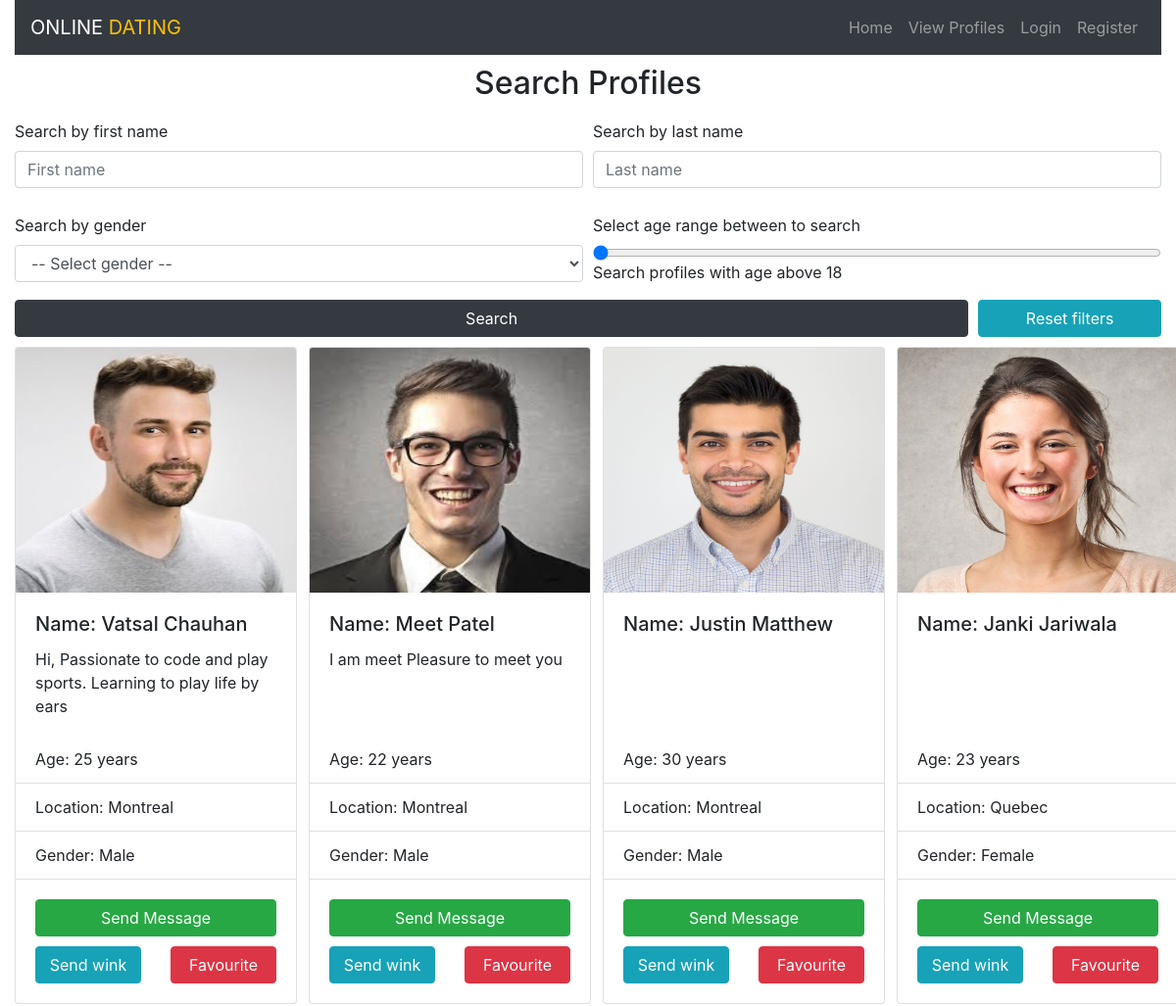
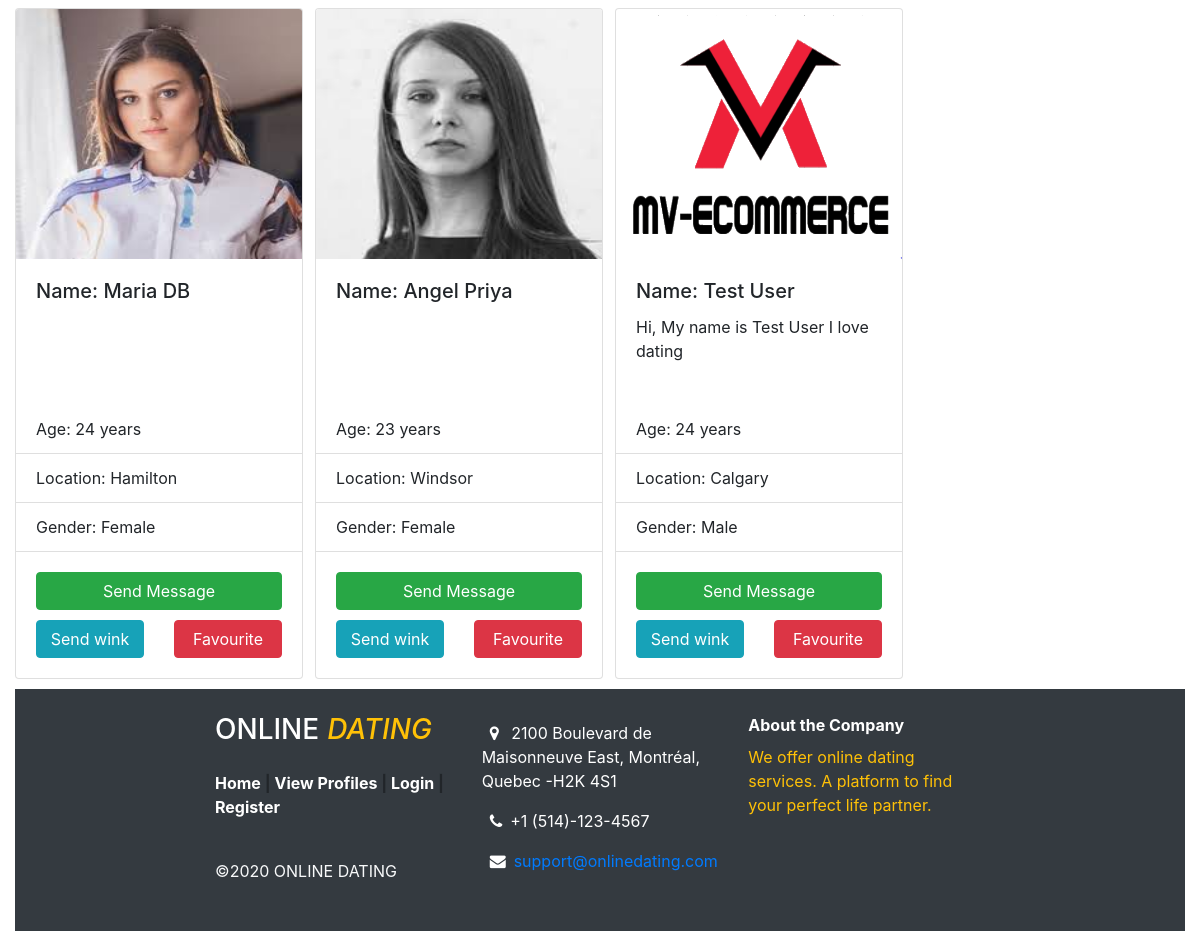
The app's page /view-profiles.php with its own data (2 pictures, top to bottom).
### tables this page shows
CREATE TABLE `profile` (
  `id` int(50) NOT NULL,
  `email` varchar(500) NOT NULL,
  `password` varchar(500) NOT NULL,
  `firstName` varchar(50) NOT NULL,
  `lastName` varchar(50) NOT NULL,
  `city` varchar(50) NOT NULL,
  `bio` varchar(500) NOT NULL,
  `birthDate` date NOT NULL,
  `gender` varchar(50) NOT NULL,
  `imgUrl` text NOT NULL,
  `receive_notification` tinyint(1) NOT NULL DEFAULT 0,
  `user_role` text NOT NULL,
  `created_date` datetime NOT NULL DEFAULT current_timestamp(),
  `modified_date` datetime DEFAULT NULL
);

### view-profiles.php (the view, shortened to what this page needs)
<?php
$connection = getConnection();
$firstName = "";
$lastName = "";
$gender = "";
$ageToSearch = "18";
$query = "select * from profile ";
$profileListStmt = $connection->prepare($query);
$profileListStmt->execute();
$profileList = $profileListStmt->fetchAll();
?>
<!doctype html>
<html lang="en">
<head>
    <?php include("./includes/header.php") ?>
    <link href="./css/style.css" rel="stylesheet" type="text/css">
</head>
<body>
<div class="container-fluid wrapper">
    <?php
    include("./includes/nav-bar.php")
    ?>
    <div class="mb15">
        <div class="row mt-10 mb-10">
            <div class="col-md-12 text-center">
                <h2>Search Profiles</h2>
            </div>
        </div>
        <div class="row mb-10">
            <div class="col-md-12">
                <form method="post" action="view-profiles.php">
                    <div class="form-row mb-10">
                        <div class="col">
                            <div class="form-group">
                                <label for="firsName">Search by first name</label>
                                <input name="firstName" id="firstName" type="text" class="form-control"
                                       placeholder="First name" value="<?= $firstName ?>">
                            </div>
                        </div>
                        <div class="col">
                            <div class="form-group">
                                <label for="lastName">Search by last name</label>
                                <input name="lastName" id="lastName" type="text" class="form-control"
                                       placeholder="Last name" value="<?= $lastName ?>">
                            </div>
                        </div>
                    </div>
                    <div class="form-row">
                        <div class="col">
                            <div class="form-group">
                                <label for="gender">Search by gender</label>
                                <select id="gender" class="form-control" name="gender">
                                    <option value="" <?php if (empty($gender)) {
                                        echo "selected";
                                    } ?>>-- Select gender
                                        --
                                    </option>
                                </select>
                            </div>
                        </div>
                        <div class="col">
                            <div class="form-group">
                                <label for="formControlRange">Select age range between to search</label>
                                <input type="range" min="18" value="<?= $ageToSearch ?>" max="90"
                                       class="form-control-range" name="age"
                                       id="ageInputId">
                                <output name="ageOutputName" id="ageOutputId">Search profiles with age above 18</output>
                            </div>
                        </div>
                    </div>
                    <div class="form-row">
                        <div class="col-md-10 col-sm-12">
                            <input type="submit" name="Search" value="Search" class="btn btn-dark w-100"/>
                        </div>
                        <div class="col-md-2 col-sm-12">
                            <input type="submit" name="Reset" value="Reset filters" class="btn btn-info w-100"/>
                        </div>
                    </div>
                </form>
            </div>
        </div>
        <?php
        if (count($profileList) > 0) {
            $counter = 0;
            foreach ($profileList as $profile) {
                $counter++;
                if ($counter === 1) {
                    echo '<div class="row mb-10">';
                }
                ?>
                <div class="col-md-3">
                    <div class="card card-container">
                        <img class="card-img-top"
                             src="<?= $profile["imgUrl"] ?>"
                             alt="profile image">
                        <div class="card-body">
                            <h5 class="card-title">Name: <?= $profile["firstName"] . ' ' . $profile['lastName'] ?></h5>
                            <p class="card-text bio-desc-container"><?= $profile["bio"] ?></p>
                        </div>
                        <ul class="list-group list-group-flush">
                            <li class="list-group-item">Age: <?php
                                try {
                                    $birthDay = new DateTime($profile["birthDate"]);
                                    $today = new Datetime(date('y-d-m'));
                                    $diff = $today->diff($birthDay);
                                    echo "$diff->y years";
                                } catch (Exception $e) {
                                }
                                ?></li>
                            <li class="list-group-item">Location: <?= $profile["city"] ?></li>
                            <li class="list-group-item">
                                Gender:
                                <span style="text-transform: capitalize">
                                    <?= $profile["gender"] ?>
                                </span>
                            </li>
                        </ul>
                        <div class="card-body">
                            <?php
                            if ($userId === 0) {
                                ?>
                                <div class="row mb-10">
                                    <div class="col-md-12 col-sm-12">
                                        <button class="btn btn-success w-100" data-toggle="modal"
                                                data-target="#loginModal">
                                            Send Message
                                        </button>
                                    </div>
                                </div>
                                <div class="row">
                                    <div class="col-md-6 col-sm-12">
                                        <button class="btn btn-info w-100" data-toggle="modal"
                                                data-target="#loginModal">
                                            Send wink
                                        </button>
                                    </div>
                                    <div class="col-md-6 col-sm-12">
                                        <button class="btn btn-danger w-100" data-toggle="modal"
                                                data-target="#loginModal">
                                            Favourite
                                        </button>
                                    </div>
                                </div>
                                <?php
                            }
                            ?>
                        </div>
                    </div>
                </div>
                <?php
                if ($counter === 4) {
                    echo '</div>';
                    $counter = 0;
                }
            }
        }
        ?>
    </div>
    <?php include("./includes/footer.php") ?>
</div>
</body>
</html>

### includes/header.php (shortened to what this page needs)
<link rel="stylesheet" href="https://stackpath.bootstrapcdn.com/bootstrap/4.4.1/css/bootstrap.min.css"
>
<link rel="stylesheet" href="https://maxcdn.bootstrapcdn.com/font-awesome/4.7.0/css/font-awesome.min.css">

### includes/nav-bar.php (shortened to what this page needs)
<?php
$userId = 0;
$user = [];
?>
<header>
    <nav class="navbar navbar-dark bg-dark navbar-expand-sm">
        <a class="navbar-brand" href="./index.php">
            ONLINE <span class="text-warning ">DATING</span>
        </a>
        <div class="collapse navbar-collapse justify-content-end" id="navbar-list-2">
            <ul class="navbar-nav">
                <li class="nav-item">
                    <a class="nav-link" href="./index.php">Home</a>
                </li>
                <li class="nav-item">
                    <a class="nav-link" href="./view-profiles.php">View Profiles</a>
                </li>
                <?php
                if ($userId !== 0) {
                    ?>
                    <li class="nav-item">
                        <a class="nav-link" href="./edit-profile.php">Edit Profile</a>
                    </li>
                    <?php
                    if ($user["user_role"] === "premium") {
                        ?>
                        <li class="nav-item">
                            <a class="nav-link" href="./favourite_list.php">Favourite List</a>
                        </li>
                        <?php
                    }
                    ?>
                    <li class="nav-item">
                        <a class="nav-link" href="./logout.php">Logout</a>
                    </li>
                    <?php
                } else {
                    ?>
                    <li class="nav-item">
                        <a class="nav-link" href="./login.php">Login</a>
                    </li>
                    <li class="nav-item">
                        <a class="nav-link" href="./register.php">Register</a>
                    </li>
                    <?php
                }
                ?>
            </ul>
        </div>
    </nav>
</header>

### includes/footer.php (shortened to what this page needs)
<?php
$userId = 0;
?>
<footer class="mt-10 bg-dark">
    <div class="container">
        <div class="row ">
            <div class="col-md-4 text-center text-md-left ">
                <div class="py-0">
                    <h3 class="my-4 text-white">ONLINE<span class="mx-2 font-italic text-warning ">DATING</span>
                    </h3>
                    <p class="footer-links font-weight-bold">
                        <a class="text-white" href="./index.php">Home</a>
                        |
                        <a class="text-white" href="./view-profiles.php">View Profiles</a>
                        <?php
                        if ($userId === 0) {
                            ?>
                            |
                            <a class="text-white" href="./login.php">Login</a>
                            |
                            <a class="text-white" href="./register.php">Register</a>
                            <?php
                        } else {
                            ?>
                            |
                            <a class="text-white" href="./edit-profile.php">Edit Profile</a>
                            <?php
                        }
                        ?>
                    </p>
                    <p class="text-light py-4 mb-4">&copy;<?php echo date("Y"); ?> ONLINE DATING</p>
                </div>
            </div>
            <div class="col-md-4 text-white text-center text-md-left ">
                <div class="py-2 my-4">
                    <div>
                        <p class="text-white"><i class="fa fa-map-marker mx-2 "></i>
                            2100 Boulevard de Maisonneuve East,
                            Montréal,
                            Quebec -H2K 4S1</p>
                    </div>
                    <div>
                        <p><i class="fa fa-phone  mx-2 "></i>+1 (514)-123-4567</p>
                    </div>
                    <div>
                        <p><i class="fa fa-envelope  mx-2"></i><a href="mailto:support@onlinedating.com">support@onlinedating.com</a>
                        </p>
                    </div>
                </div>
            </div>
            <div class="col-md-4 text-white my-4 text-center text-md-left ">
                <span class=" font-weight-bold ">About the Company</span>
                <p class="text-warning my-2">We offer online dating services. A platform to find your perfect life
                    partner.</p>
            </div>
        </div>
    </div>
</footer>

### css/style.css (style rules this page uses)
:root { --input-padding-x: 1.5rem; --input-padding-y: .75rem; }
.mt-10 { margin-top: 10px; }
.mb-10 { margin-bottom: 10px; }
.card-img-top { height: 250px; }
.card-container { width: 18rem; height: 100%; max-height: 100%; }
.card-container .bio-desc-container { height: 70px; overflow: auto; }
.container { position: relative; max-width: 800px; margin: 0 auto; }

### records on screen
profile: imgUrl (picture), firstName "Vatsal", lastName "Chauhan", bio "Hi, Passionate to code and play sports. Learning to play life by ears", birthDate "25", city "Montreal", gender "Male"
profile: imgUrl (picture), firstName "Meet", lastName "Patel", bio "I am meet Pleasure to meet you", birthDate "22", city "Montreal", gender "Male"
profile: imgUrl (picture), firstName "Justin", lastName "Matthew", birthDate "30", city "Montreal", gender "Male"
profile: imgUrl (picture), firstName "Janki", lastName "Jariwala", birthDate "23", city "Quebec", gender "Female"
profile: imgUrl (picture), firstName "Maria", lastName "DB", birthDate "24", city "Hamilton", gender "Female"
profile: imgUrl (picture), firstName "Angel", lastName "Priya", birthDate "23", city "Windsor", gender "Female"
profile: imgUrl (picture), firstName "Test", lastName "User", bio "Hi, My name is Test User I love dating", birthDate "24", city "Calgary", gender "Male"
